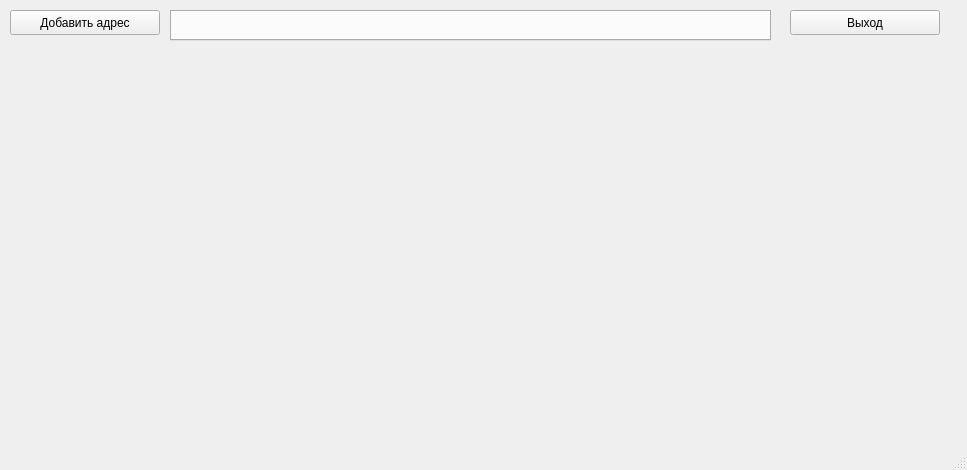
<?xml version="1.0" encoding="UTF-8"?>
<ui version="4.0">
 <class>MainWindow</class>
 <widget class="QMainWindow" name="MainWindow">
  <property name="geometry">
   <rect>
    <x>0</x>
    <y>0</y>
    <width>967</width>
    <height>470</height>
   </rect>
  </property>
  <property name="minimumSize">
   <size>
    <width>0</width>
    <height>0</height>
   </size>
  </property>
  <property name="contextMenuPolicy">
   <enum>Qt::ContextMenuPolicy::DefaultContextMenu</enum>
  </property>
  <property name="windowTitle">
   <string>Учёт работников</string>
  </property>
  <property name="documentMode">
   <bool>false</bool>
  </property>
  <widget class="QWidget" name="centralwidget">
   <widget class="QPushButton" name="Button_add_address">
    <property name="geometry">
     <rect>
      <x>10</x>
      <y>10</y>
      <width>150</width>
      <height>25</height>
     </rect>
    </property>
    <property name="autoFillBackground">
     <bool>false</bool>
    </property>
    <property name="text">
     <string>Добавить адрес</string>
    </property>
   </widget>
   <widget class="QTabWidget" name="tabWidget">
    <property name="enabled">
     <bool>true</bool>
    </property>
    <property name="geometry">
     <rect>
      <x>170</x>
      <y>10</y>
      <width>601</width>
      <height>31</height>
     </rect>
    </property>
    <property name="sizePolicy">
     <sizepolicy hsizetype="Expanding" vsizetype="Expanding">
      <horstretch>0</horstretch>
      <verstretch>0</verstretch>
     </sizepolicy>
    </property>
    <property name="autoFillBackground">
     <bool>false</bool>
    </property>
    <property name="tabShape">
     <enum>QTabWidget::TabShape::Rounded</enum>
    </property>
    <property name="currentIndex">
     <number>-1</number>
    </property>
    <property name="usesScrollButtons">
     <bool>true</bool>
    </property>
    <property name="documentMode">
     <bool>false</bool>
    </property>
    <property name="tabsClosable">
     <bool>false</bool>
    </property>
    <property name="movable">
     <bool>true</bool>
    </property>
    <property name="tabBarAutoHide">
     <bool>false</bool>
    </property>
   </widget>
   <widget class="QPushButton" name="Button_exit">
    <property name="enabled">
     <bool>true</bool>
    </property>
    <property name="geometry">
     <rect>
      <x>790</x>
      <y>10</y>
      <width>150</width>
      <height>25</height>
     </rect>
    </property>
    <property name="layoutDirection">
     <enum>Qt::LayoutDirection::LeftToRight</enum>
    </property>
    <property name="text">
     <string>Выход</string>
    </property>
   </widget>
  </widget>
  <widget class="QStatusBar" name="statusbar"/>
 </widget>
 <resources/>
 <connections/>
</ui>
